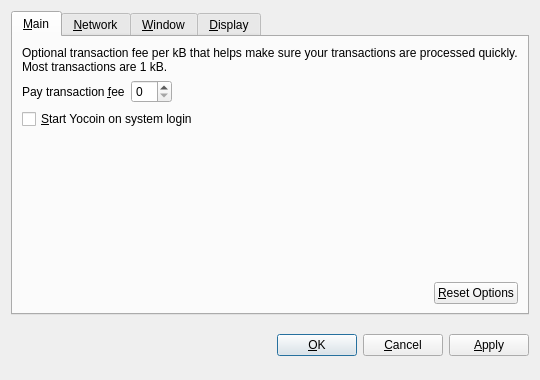
<?xml version="1.0" encoding="UTF-8"?>
<ui version="4.0">
 <class>OptionsDialog</class>
 <widget class="QDialog" name="OptionsDialog">
  <property name="geometry">
   <rect>
    <x>0</x>
    <y>0</y>
    <width>540</width>
    <height>380</height>
   </rect>
  </property>
  <property name="windowTitle">
   <string>Options</string>
  </property>
  <property name="modal">
   <bool>true</bool>
  </property>
  <layout class="QVBoxLayout" name="verticalLayout">
   <item>
    <widget class="QTabWidget" name="tabWidget">
     <property name="tabPosition">
      <enum>QTabWidget::North</enum>
     </property>
     <property name="currentIndex">
      <number>0</number>
     </property>
     <widget class="QWidget" name="tabMain">
      <attribute name="title">
       <string>&amp;Main</string>
      </attribute>
      <layout class="QVBoxLayout" name="verticalLayout_Main">
       <item>
        <widget class="QLabel" name="transactionFeeInfoLabel">
         <property name="text">
          <string>Optional transaction fee per kB that helps make sure your transactions are processed quickly. Most transactions are 1 kB.</string>
         </property>
         <property name="textFormat">
          <enum>Qt::PlainText</enum>
         </property>
         <property name="wordWrap">
          <bool>true</bool>
         </property>
        </widget>
       </item>
       <item>
        <layout class="QHBoxLayout" name="horizontalLayout_1_Main">
         <item>
          <widget class="QLabel" name="transactionFeeLabel">
           <property name="text">
            <string>Pay transaction &amp;fee</string>
           </property>
           <property name="textFormat">
            <enum>Qt::PlainText</enum>
           </property>
           <property name="buddy">
            <cstring>transactionFee</cstring>
           </property>
          </widget>
         </item>
         <item>
          <widget class="BitcoinAmountField" name="transactionFee"/>
         </item>
         <item>
          <spacer name="horizontalSpacer_1_Main">
           <property name="orientation">
            <enum>Qt::Horizontal</enum>
           </property>
           <property name="sizeHint" stdset="0">
            <size>
             <width>40</width>
             <height>20</height>
            </size>
           </property>
          </spacer>
         </item>
        </layout>
       </item>
       <item>
        <widget class="QCheckBox" name="bitcoinAtStartup">
         <property name="toolTip">
          <string>Automatically start Yocoin after logging in to the system.</string>
         </property>
         <property name="text">
          <string>&amp;Start Yocoin on system login</string>
         </property>
        </widget>
       </item>
       <item>
        <spacer name="verticalSpacer_Main">
         <property name="orientation">
          <enum>Qt::Vertical</enum>
         </property>
         <property name="sizeHint" stdset="0">
          <size>
           <width>20</width>
           <height>40</height>
          </size>
         </property>
        </spacer>
       </item>
       <item>
        <layout class="QHBoxLayout" name="horizontalLayout_2_Main">
         <item>
          <spacer name="horizontalSpacer_2_Main">
           <property name="orientation">
            <enum>Qt::Horizontal</enum>
           </property>
           <property name="sizeHint" stdset="0">
            <size>
             <width>40</width>
             <height>20</height>
            </size>
           </property>
          </spacer>
         </item>
         <item>
          <widget class="QPushButton" name="resetButton">
           <property name="toolTip">
            <string>Reset all client options to default.</string>
           </property>
           <property name="text">
            <string>&amp;Reset Options</string>
           </property>
           <property name="autoDefault">
            <bool>false</bool>
           </property>
          </widget>
         </item>
        </layout>
       </item>
      </layout>
     </widget>
     <widget class="QWidget" name="tabNetwork">
      <attribute name="title">
       <string>&amp;Network</string>
      </attribute>
      <layout class="QVBoxLayout" name="verticalLayout_Network">
       <item>
        <widget class="QCheckBox" name="mapPortUpnp">
         <property name="toolTip">
          <string>Automatically open the Yocoin client port on the router. This only works when your router supports UPnP and it is enabled.</string>
         </property>
         <property name="text">
          <string>Map port using &amp;UPnP</string>
         </property>
        </widget>
       </item>
       <item>
        <widget class="QCheckBox" name="connectSocks">
         <property name="toolTip">
          <string>Connect to the Yocoin network through a SOCKS proxy (e.g. when connecting through Tor).</string>
         </property>
         <property name="text">
          <string>&amp;Connect through SOCKS proxy:</string>
         </property>
        </widget>
       </item>
       <item>
        <layout class="QHBoxLayout" name="horizontalLayout_Network">
         <item>
          <widget class="QLabel" name="proxyIpLabel">
           <property name="text">
            <string>Proxy &amp;IP:</string>
           </property>
           <property name="textFormat">
            <enum>Qt::PlainText</enum>
           </property>
           <property name="buddy">
            <cstring>proxyIp</cstring>
           </property>
          </widget>
         </item>
         <item>
          <widget class="QValidatedLineEdit" name="proxyIp">
           <property name="maximumSize">
            <size>
             <width>140</width>
             <height>16777215</height>
            </size>
           </property>
           <property name="toolTip">
            <string>IP address of the proxy (e.g. 127.0.0.1)</string>
           </property>
          </widget>
         </item>
         <item>
          <widget class="QLabel" name="proxyPortLabel">
           <property name="text">
            <string>&amp;Port:</string>
           </property>
           <property name="textFormat">
            <enum>Qt::PlainText</enum>
           </property>
           <property name="buddy">
            <cstring>proxyPort</cstring>
           </property>
          </widget>
         </item>
         <item>
          <widget class="QLineEdit" name="proxyPort">
           <property name="maximumSize">
            <size>
             <width>55</width>
             <height>16777215</height>
            </size>
           </property>
           <property name="toolTip">
            <string>Port of the proxy (e.g. 9050)</string>
           </property>
          </widget>
         </item>
         <item>
          <widget class="QLabel" name="socksVersionLabel">
           <property name="text">
            <string>SOCKS &amp;Version:</string>
           </property>
           <property name="textFormat">
            <enum>Qt::PlainText</enum>
           </property>
           <property name="buddy">
            <cstring>socksVersion</cstring>
           </property>
          </widget>
         </item>
         <item>
          <widget class="QValueComboBox" name="socksVersion">
           <property name="toolTip">
            <string>SOCKS version of the proxy (e.g. 5)</string>
           </property>
          </widget>
         </item>
         <item>
          <spacer name="horizontalSpacer_Network">
           <property name="orientation">
            <enum>Qt::Horizontal</enum>
           </property>
           <property name="sizeHint" stdset="0">
            <size>
             <width>40</width>
             <height>20</height>
            </size>
           </property>
          </spacer>
         </item>
        </layout>
       </item>
       <item>
        <spacer name="verticalSpacer_Network">
         <property name="orientation">
          <enum>Qt::Vertical</enum>
         </property>
         <property name="sizeHint" stdset="0">
          <size>
           <width>20</width>
           <height>40</height>
          </size>
         </property>
        </spacer>
       </item>
      </layout>
     </widget>
     <widget class="QWidget" name="tabWindow">
      <attribute name="title">
       <string>&amp;Window</string>
      </attribute>
      <layout class="QVBoxLayout" name="verticalLayout_Window">
       <item>
        <widget class="QCheckBox" name="minimizeToTray">
         <property name="toolTip">
          <string>Show only a tray icon after minimizing the window.</string>
         </property>
         <property name="text">
          <string>&amp;Minimize to the tray instead of the taskbar</string>
         </property>
        </widget>
       </item>
       <item>
        <widget class="QCheckBox" name="minimizeOnClose">
         <property name="toolTip">
          <string>Minimize instead of exit the application when the window is closed. When this option is enabled, the application will be closed only after selecting Quit in the menu.</string>
         </property>
         <property name="text">
          <string>M&amp;inimize on close</string>
         </property>
        </widget>
       </item>
       <item>
        <spacer name="verticalSpacer_Window">
         <property name="orientation">
          <enum>Qt::Vertical</enum>
         </property>
         <property name="sizeHint" stdset="0">
          <size>
           <width>20</width>
           <height>40</height>
          </size>
         </property>
        </spacer>
       </item>
      </layout>
     </widget>
     <widget class="QWidget" name="tabDisplay">
      <attribute name="title">
       <string>&amp;Display</string>
      </attribute>
      <layout class="QVBoxLayout" name="verticalLayout_Display">
       <item>
        <layout class="QHBoxLayout" name="horizontalLayout_1_Display">
         <item>
          <widget class="QLabel" name="langLabel">
           <property name="text">
            <string>User Interface &amp;language:</string>
           </property>
           <property name="textFormat">
            <enum>Qt::PlainText</enum>
           </property>
           <property name="buddy">
            <cstring>lang</cstring>
           </property>
          </widget>
         </item>
         <item>
          <widget class="QValueComboBox" name="lang">
           <property name="toolTip">
            <string>The user interface language can be set here. This setting will take effect after restarting Yocoin.</string>
           </property>
          </widget>
         </item>
        </layout>
       </item>
       <item>
        <layout class="QHBoxLayout" name="horizontalLayout_2_Display">
         <item>
          <widget class="QLabel" name="unitLabel">
           <property name="text">
            <string>&amp;Unit to show amounts in:</string>
           </property>
           <property name="textFormat">
            <enum>Qt::PlainText</enum>
           </property>
           <property name="buddy">
            <cstring>unit</cstring>
           </property>
          </widget>
         </item>
         <item>
          <widget class="QValueComboBox" name="unit">
           <property name="toolTip">
            <string>Choose the default subdivision unit to show in the interface and when sending coins.</string>
           </property>
          </widget>
         </item>
        </layout>
       </item>
       <item>
        <widget class="QCheckBox" name="displayAddresses">
         <property name="toolTip">
          <string>Whether to show Yocoin addresses in the transaction list or not.</string>
         </property>
         <property name="text">
          <string>&amp;Display addresses in transaction list</string>
         </property>
        </widget>
       </item>
       <item>
        <widget class="QCheckBox" name="coinControlFeatures">
         <property name="toolTip">
          <string>Whether to show coin control features or not.</string>
         </property>
         <property name="text">
          <string>Display coin &amp;control features (experts only!)</string>
         </property>
        </widget>
       </item>
       <item>
        <spacer name="verticalSpacer_Display">
         <property name="orientation">
          <enum>Qt::Vertical</enum>
         </property>
         <property name="sizeHint" stdset="0">
          <size>
           <width>20</width>
           <height>40</height>
          </size>
         </property>
        </spacer>
       </item>
      </layout>
     </widget>
    </widget>
   </item>
   <item>
    <layout class="QHBoxLayout" name="horizontalLayout_Buttons">
     <item>
      <spacer name="horizontalSpacer_1">
       <property name="orientation">
        <enum>Qt::Horizontal</enum>
       </property>
       <property name="sizeHint" stdset="0">
        <size>
         <width>40</width>
         <height>48</height>
        </size>
       </property>
      </spacer>
     </item>
     <item>
      <widget class="QLabel" name="statusLabel">
       <property name="font">
        <font>
         <weight>75</weight>
         <bold>true</bold>
        </font>
       </property>
       <property name="text">
        <string/>
       </property>
       <property name="textFormat">
        <enum>Qt::PlainText</enum>
       </property>
       <property name="wordWrap">
        <bool>true</bool>
       </property>
      </widget>
     </item>
     <item>
      <spacer name="horizontalSpacer_2">
       <property name="orientation">
        <enum>Qt::Horizontal</enum>
       </property>
       <property name="sizeHint" stdset="0">
        <size>
         <width>40</width>
         <height>48</height>
        </size>
       </property>
      </spacer>
     </item>
     <item>
      <widget class="QPushButton" name="okButton">
       <property name="text">
        <string>&amp;OK</string>
       </property>
      </widget>
     </item>
     <item>
      <widget class="QPushButton" name="cancelButton">
       <property name="text">
        <string>&amp;Cancel</string>
       </property>
       <property name="autoDefault">
        <bool>false</bool>
       </property>
      </widget>
     </item>
     <item>
      <widget class="QPushButton" name="applyButton">
       <property name="text">
        <string>&amp;Apply</string>
       </property>
       <property name="autoDefault">
        <bool>false</bool>
       </property>
      </widget>
     </item>
    </layout>
   </item>
  </layout>
 </widget>
 <customwidgets>
  <customwidget>
   <class>BitcoinAmountField</class>
   <extends>QSpinBox</extends>
   <header>bitcoinamountfield.h</header>
  </customwidget>
  <customwidget>
   <class>QValueComboBox</class>
   <extends>QComboBox</extends>
   <header>qvaluecombobox.h</header>
  </customwidget>
  <customwidget>
   <class>QValidatedLineEdit</class>
   <extends>QLineEdit</extends>
   <header>qvalidatedlineedit.h</header>
  </customwidget>
 </customwidgets>
 <resources/>
 <connections/>
</ui>
